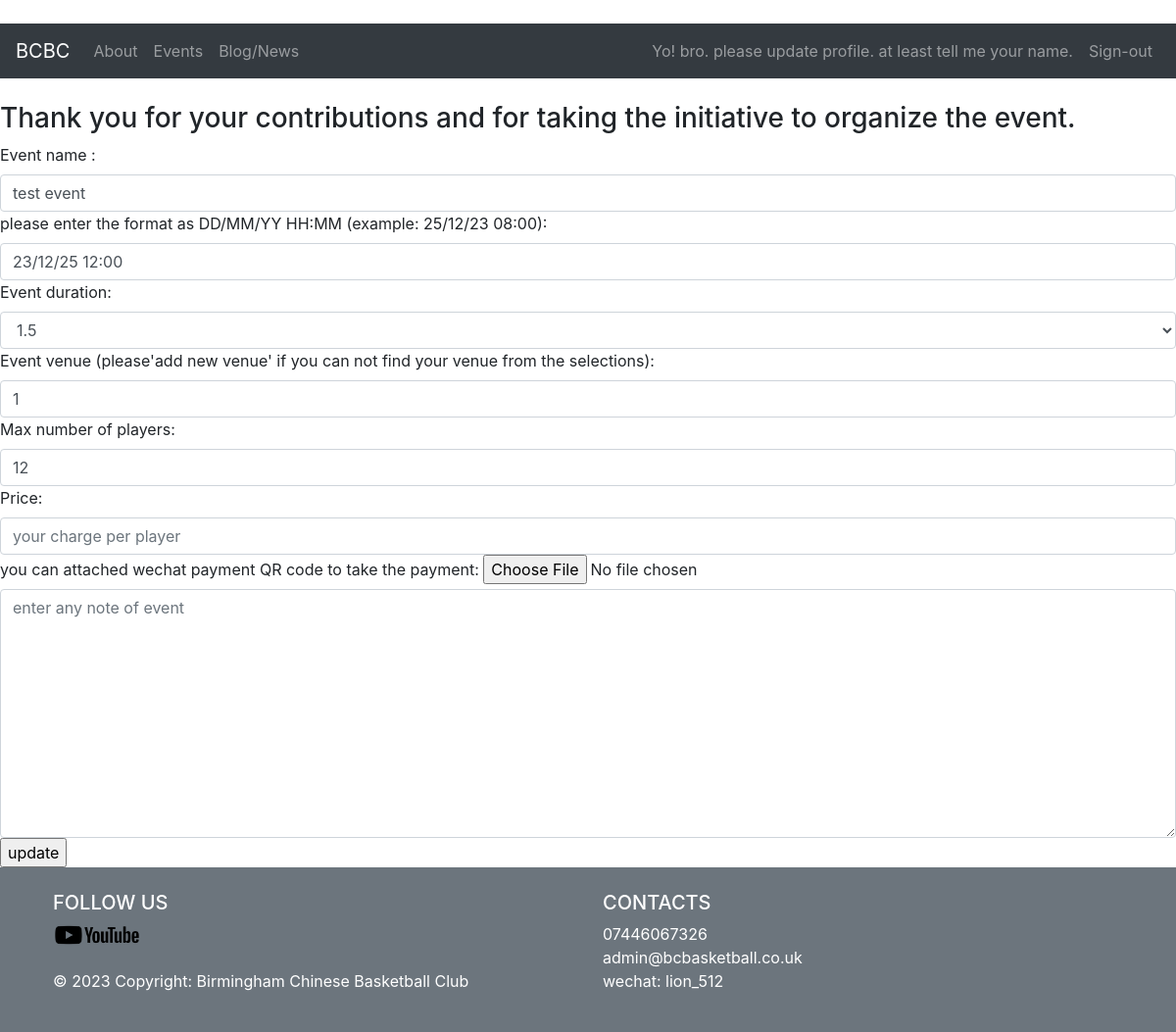
Page /update_event/1 (signed in) on the committed database.
### event/models.py (models this page shows, shortened)
class Event(models.Model):
    DURATION_TYPE=(
        ('1','1'),
        ('1.5','1.5'),
        ('2','2'),
        ('2.5','2.5'),
        ('3','3'),
        ('3.5','3.5'),
        ('4','4'),
        ('others','others'),
    )
    name=models.CharField('Event Name',max_length=100)
    event_datetime=models.DateTimeField('Event Date')
    duration=models.CharField(max_length=10,choices=DURATION_TYPE,null=True)
    organiser= models.ForeignKey(User,null=True,blank=True,on_delete=models.CASCADE)
    venue=models.CharField('Venue address',max_length=200,null=True)
    max_players=models.SmallIntegerField(null=True,blank=True)
    price=models.CharField('Event price',max_length=50,null=True,blank=True)
    activity_note=models.TextField(max_length=200, null=True,blank=True)
    payment_qr=models.ImageField(blank=True,null=True,upload_to='images/') # looking into detial for sizegetattr(): attribute name must be string
    RSVP=models.ManyToManyField(Profile,blank=True,through='RSVP_Profile_inter')

### event/views.py (the view)
# urls.py: path('update_event/<event_id>', views.update_event,name='update_event'),
def update_event(request,event_id):
    event=Event.objects.get(pk=event_id)
    form=EventForm(request.POST or None,request.FILES or None,instance=event)
    if form.is_valid():
        messages.success(request,'form is valid and saved, thanks for the update')
        form.save()
        return redirect('event_detail',event_id)
        print(form.errors)
    return render(request,'event/update_event.html',{'form':form})

### templates/event/update_event.html (shortened to what this page needs)
{% extends 'master.html' %}
{% block content %}
    <br>
    <h3>Thank you for your contributions and for taking the initiative to organize the event.</h3>
        <form action="" method="POST" enctype="multipart/form-data">
            {{ form}}
            <input type="submit" value="update">
        </form>
{% endblock %}

### rows in the picture
Event: name "test event", event_datetime "23/12/25 12:00", duration "1.5", venue "1", max_players "12"
